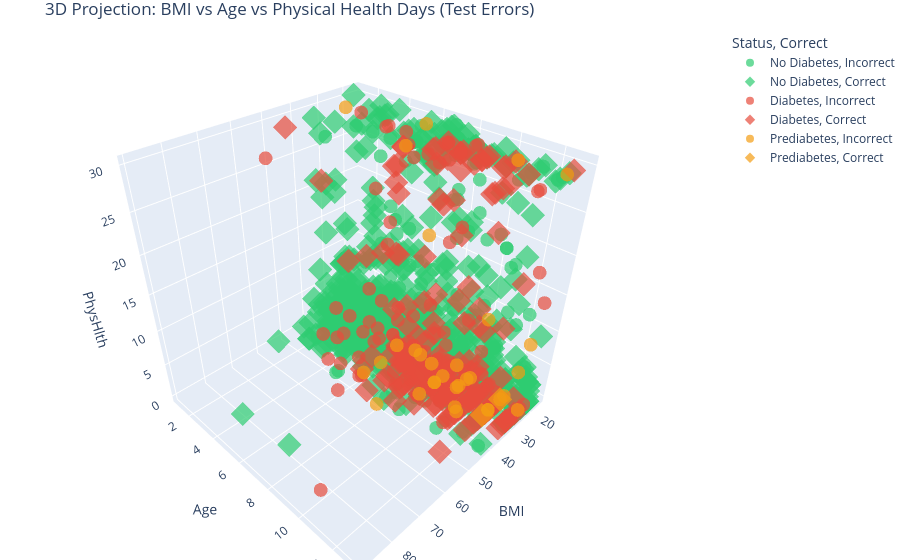

Notebook code for this chart:
### Markdown cell above
## 14.2 3D / Multivariate Subgroup Plot

### Code cell
# Sample for Plotly to avoid browser crash
sample = df_test.sample(2000, random_state=RANDOM_SEED)
sample["Status"] = sample["Actual"].map(CLASS_MAP)
sample["Correct"] = (sample["Actual"] == sample["Predicted"]).map({True: "Correct", False: "Incorrect"})

fig = px.scatter_3d(
    sample, x="BMI", y="Age", z="PhysHlth",
    color="Status", symbol="Correct",
    color_discrete_map={v: CLASS_COLOURS[k] for k, v in CLASS_MAP.items()},
    opacity=0.7, size_max=10,
    title="3D Projection: BMI vs Age vs Physical Health Days (Test Errors)"
)
fig.update_layout(margin=dict(l=0, r=0, b=0, t=30))
# fig.show()  # Display locally

### Figure 1 — Plotly figure (JSON) as saved in the notebook; plotly's stock layout.template omitted (floating-point values rounded to 4 significant figures; data arrays with more than 128 entries replaced by an {"elided": "..."} marker saying what was removed)
{"data": [{"hovertemplate": "Status=No Diabetes<br>Correct=Incorrect<br>BMI=%{x}<br>Age=%{y}<br>PhysHlth=%{z}<extra></extra>", "legendgroup": "No Diabetes, Incorrect", "marker": {"color": "#2ecc71", "opacity": 0.7, "symbol": "circle"}, "mode": "markers", "name": "No Diabetes, Incorrect", "scene": "scene", "showlegend": true, "type": "scatter3d", "x": {"elided": "301 int values"}, "y": {"elided": "301 int values"}, "z": {"elided": "301 int values"}}, {"hovertemplate": "Status=No Diabetes<br>Correct=Correct<br>BMI=%{x}<br>Age=%{y}<br>PhysHlth=%{z}<extra></extra>", "legendgroup": "No Diabetes, Correct", "marker": {"color": "#2ecc71", "opacity": 0.7, "symbol": "diamond"}, "mode": "markers", "name": "No Diabetes, Correct", "scene": "scene", "showlegend": true, "type": "scatter3d", "x": {"elided": "1377 int values"}, "y": {"elided": "1377 int values"}, "z": {"elided": "1377 int values"}}, {"hovertemplate": "Status=Diabetes<br>Correct=Incorrect<br>BMI=%{x}<br>Age=%{y}<br>PhysHlth=%{z}<extra></extra>", "legendgroup": "Diabetes, Incorrect", "marker": {"color": "#e74c3c", "opacity": 0.7, "symbol": "circle"}, "mode": "markers", "name": "Diabetes, Incorrect", "scene": "scene", "showlegend": true, "type": "scatter3d", "x": [30, 34, 43, 30, 25, 24, 25, 40, 37, 32, 25, 26, 48, 40, 24, 29, 46, 24, 32, 23, 27, 27, 29, 27, 27, 44, 28, 27, 29, 38, 31, 29, 21, 29, 26, 27, 24, 27, 27, 27, 30, 29, 30, 25, 28, 23, 30, 28, 37, 23, 35, 21, 24, 34, 23, 36, 25, 28, 29, 29, 24, 23, 27, 28, 36, 27, 26, 40, 27, 28, 23, 28, 33, 26, 55, 28, 24, 26, 28, 30, 24, 26, 32, 27, 29, 31, 51, 89, 28, 33, 65, 29, 26, 38, 30, 27, 21, 32, 23, 27, 35, 27, 53, 27, 35, 34, 30, 22, 26, 38, 26, 44, 26, 40, 31, 29, 37, 35, 33, 28, 50, 35, 21, 43, 34, 26, 33], "y": [9, 8, 11, 11, 6, 5, 7, 5, 10, 10, 8, 9, 5, 6, 8, 13, 6, 11, 4, 3, 13, 12, 10, 8, 3, 3, 8, 11, 6, 9, 9, 7, 13, 9, 8, 12, 9, 8, 7, 10, 8, 8, 11, 4, 5, 12, 12, 8, 8, 6, 10, 13, 5, 6, 10, 12, 9, 7, 9, 6, 11, 8, 12, 7, 8, 10, 11, 9, 11, 13, 9, 11, 5, 9, 6, 9, 7, 10, 8, 5, 13, 9, 12, 11, 4, 7, 7, 11, 10, 10, 4, 5, 10, 4, 9, 1, 11, 9, 13, 13, 7, 8, 5, 11, 3, 13, 9, 11, 13, 3, 8, 7, 9, 8, 9, 6, 7, 13, 7, 9, 8, 9, 8, 8, 9, 13, 7], "z": [30, 3, 0, 0, 0, 0, 0, 0, 0, 0, 0, 2, 1, 25, 0, 0, 0, 0, 1, 5, 0, 0, 0, 30, 30, 2, 0, 0, 7, 30, 0, 7, 15, 0, 28, 0, 30, 30, 28, 10, 3, 10, 2, 0, 15, 0, 0, 30, 2, 0, 0, 0, 0, 20, 0, 2, 1, 2, 0, 5, 30, 0, 2, 2, 0, 0, 3, 0, 0, 0, 30, 7, 1, 0, 0, 0, 0, 0, 0, 30, 0, 21, 0, 0, 2, 0, 3, 5, 0, 0, 30, 30, 2, 5, 0, 0, 0, 0, 0, 20, 30, 0, 3, 0, 0, 30, 30, 0, 0, 0, 5, 7, 0, 30, 20, 30, 0, 30, 0, 5, 15, 0, 4, 1, 1, 0, 0]}, {"hovertemplate": "Status=Diabetes<br>Correct=Correct<br>BMI=%{x}<br>Age=%{y}<br>PhysHlth=%{z}<extra></extra>", "legendgroup": "Diabetes, Correct", "marker": {"color": "#e74c3c", "opacity": 0.7, "symbol": "diamond"}, "mode": "markers", "name": "Diabetes, Correct", "scene": "scene", "showlegend": true, "type": "scatter3d", "x": {"elided": "161 int values"}, "y": {"elided": "161 int values"}, "z": {"elided": "161 int values"}}, {"hovertemplate": "Status=Prediabetes<br>Correct=Incorrect<br>BMI=%{x}<br>Age=%{y}<br>PhysHlth=%{z}<extra></extra>", "legendgroup": "Prediabetes, Incorrect", "marker": {"color": "#f39c12", "opacity": 0.7, "symbol": "circle"}, "mode": "markers", "name": "Prediabetes, Incorrect", "scene": "scene", "showlegend": true, "type": "scatter3d", "x": [24, 26, 28, 24, 30, 32, 36, 43, 37, 21, 32, 23, 21, 28, 22, 32, 24, 44, 51, 36, 27, 32, 29, 32, 30, 37, 39, 24, 24, 27, 38, 28], "y": [12, 8, 10, 10, 12, 9, 7, 7, 11, 9, 8, 13, 6, 9, 12, 11, 13, 6, 8, 7, 7, 9, 10, 8, 12, 12, 9, 11, 13, 2, 11, 13], "z": [0, 0, 0, 0, 0, 0, 4, 3, 0, 0, 3, 30, 30, 0, 0, 4, 10, 0, 0, 30, 1, 0, 0, 20, 0, 15, 0, 30, 0, 30, 1, 7]}, {"hovertemplate": "Status=Prediabetes<br>Correct=Correct<br>BMI=%{x}<br>Age=%{y}<br>PhysHlth=%{z}<extra></extra>", "legendgroup": "Prediabetes, Correct", "marker": {"color": "#f39c12", "opacity": 0.7, "symbol": "diamond"}, "mode": "markers", "name": "Prediabetes, Correct", "scene": "scene", "showlegend": true, "type": "scatter3d", "x": [33, 24], "y": [12, 12], "z": [0, 0]}], "layout": {"legend": {"title": {"text": "Status, Correct"}, "tracegroupgap": 0}, "margin": {"b": 0, "l": 0, "r": 0, "t": 30}, "scene": {"domain": {"x": [0.0, 1.0], "y": [0.0, 1.0]}, "xaxis": {"title": {"text": "BMI"}}, "yaxis": {"title": {"text": "Age"}}, "zaxis": {"title": {"text": "PhysHlth"}}}, "title": {"text": "3D Projection: BMI vs Age vs Physical Health Days (Test Errors)"}}}
